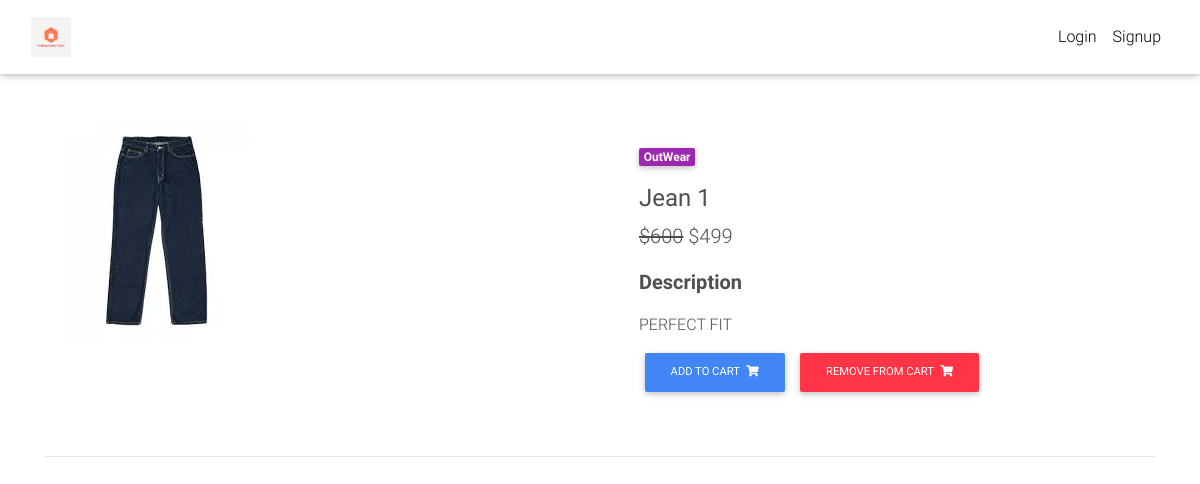
The app's page /product/jean-1/ with its own data.
### catalog/models.py (models this page shows, shortened)
class Item(models.Model):
    title = models.CharField(max_length=200)
    price = models.IntegerField()
    discount_price = models.IntegerField(blank=True, null=True)
    slug = models.SlugField()
    status = models.CharField(max_length=200)
    category = models.CharField(choices=CATEGORY_CHOICES, max_length=2)
    label = models.CharField(choices=LABEL_CHOICES, max_length=2)
    description = models.TextField()
    image = models.ImageField(default='default.jpg', upload_to='productImages')
    def get_add_to_cart_url(self):
        return reverse('add_to_cart', kwargs={'slug': self.slug})
    def get_remove_from_cart_url(self):
        return reverse('remove_from_cart', kwargs={'slug': self.slug})

### catalog/views.py (the view)
# urls.py: path('product/<slug>/', ProductDetail.as_view(), name='product'),
class ProductDetail(DetailView):
    model = Item
    template_name = 'product.html'

### templates/product.html
{% extends 'base.html' %}
{% block content %}
<main class="mt-5 pt-4">
  <div class="container dark-grey-text mt-5">
    <div class="row wow fadeIn">
      <div class="col-md-6 mb-4">
        <img src="{{object.image.url}}" class="img-fluid" alt="">
      </div>
      <div class="col-md-6 mb-4">
        <div class="p-4">
          <div class="mb-3">
            <a href="">
              <span class="badge purple mr-1">{{object.get_category_display}}</span>
            </a>
          <h4 class="mt-3"><strong>{{object.title}}</strong></h4>
          <p class="lead">
            <span class="mr-1">
              {% if object.discount_price %}
                <del>${{object.price}}</del>
                <span>${{object.discount_price}}</span>
              {% else %}
                <span>${{object.price}}</span>
              {% endif %}
            </span>
          </p>
          </div>
          <p class="lead font-weight-bold">Description</p>
          <p>{{object.description}}</p>
            <a href="{{object.get_add_to_cart_url}}" class="btn btn-primary btn-md my-0 p" type="submit">Add to cart
            <i class="fas fa-shopping-cart ml-1"></i>
          </a>
          <a href="{{object.get_remove_from_cart_url}}" class="btn btn-danger btn-md my-0 p" type="submit">Remove from cart
            <i class="fas fa-shopping-cart ml-1"></i>
          </a>
        </div>
      </div>
    </div>
    <hr>
  </div>
</main>
{% endblock content %}

### templates/base.html (style rules this page uses)
html, body, header, .carousel { height: 60vh; }

### records on screen
Item: image (picture), category "OutWear", title "Jean 1", price "600", discount_price "499", description "PERFECT FIT"
